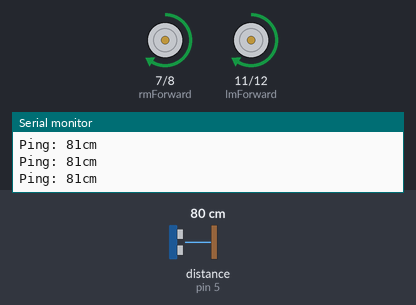
Recording of a sketch running on a simulated Arduino Uno, built with avr-gcc and run on an emulated ATmega328P. On the bench: motor-driver pin pairs drawn as motors (green arrow = first pin HIGH = forward, orange = second pin HIGH = backward, longer = more drive, scaled by the enable pin), the last lines printed to the serial monitor. The test bench sets the inputs (shaded band); at power-on: distance to the obstacle (sensor on pin 5) 80 cm. The echo pulse lasts 58.3 µs per cm.

Above: at 1.2 s.
1.3 s: distance to the obstacle (sensor on pin 5) set to 22 cm
2.8 s: distance to the obstacle (sensor on pin 5) set to 17 cm
At 3.7 s:
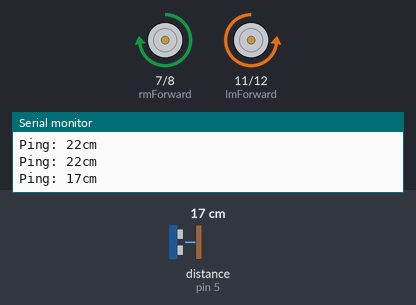
At 4.2 s:
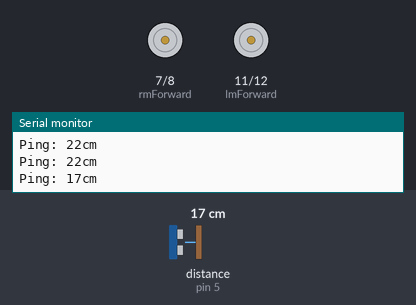
5.8 s: distance to the obstacle (sensor on pin 5) set to 35 cm
At 6.2 s:
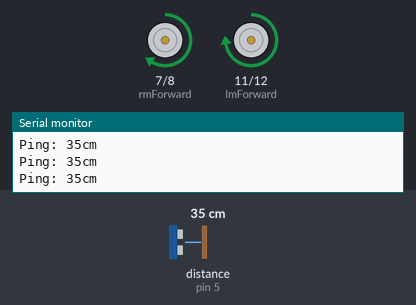
7.4 s: distance to the obstacle (sensor on pin 5) set to 2 cm
Timing chart, 0 to 11.4 s (numbered marks = the images above; inputs shaded):
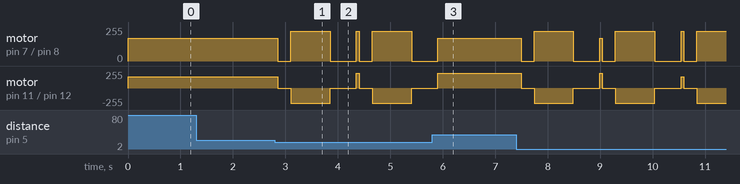

Measured:
- the behaviour switches between 21 and 20 cm on distance to the obstacle (sensor on pin 5) (found by bisection; images 0 and 1)
- after the input at 5.8 s, motor on pin 7 (rmForward) / pin 8 (rmReverse): goes on until 5.9 s, then stays forward 170/255; motor on pin 11 (lmForward) / pin 12 (lmReverse): goes on until 5.9 s, then stays forward 225/255

The sketch:

sens1.ino
```cpp
// ---------------------------------------------------------------------------
// Example NewPing library sketch that does a ping about 20 times per second.
// ---------------------------------------------------------------------------

#include <NewPing.h>

#define TRIGGER_PIN  4  // Arduino pin tied to trigger pin on the ultrasonic sensor.
#define ECHO_PIN     5  // Arduino pin tied to echo pin on the ultrasonic sensor.
#define MAX_DISTANCE 200 // Maximum distance we want to ping for (in centimeters). Maximum sensor distance is rated at 400-500cm.

NewPing sonar(TRIGGER_PIN, ECHO_PIN, MAX_DISTANCE); // NewPing setup of pins and maximum distance.

int rmForward = 7;
int rmReverse = 8;
int rmEnabled = 9;
int lmForward = 11;
int lmReverse = 12;
int lmEnabled = 10;
int pingDis = 0;
const int leftFeedback = 2;
const int rightFeedback = 3;
volatile int leftcounter = 0;
volatile int rightcounter = 0;

void forwards(bool forward){
  if (forward) {
    digitalWrite(rmForward, HIGH);
    digitalWrite(lmForward, HIGH);
    digitalWrite(lmReverse, LOW);
    digitalWrite(rmReverse, LOW);

    }
  else {
    digitalWrite(rmForward, LOW);
    digitalWrite(lmForward, LOW);
    digitalWrite(lmReverse, HIGH);
    digitalWrite(rmReverse, HIGH);

  }
    digitalWrite(rmEnabled, HIGH);
    digitalWrite(lmEnabled, HIGH);
}


void cancel(){
  digitalWrite(rmForward, LOW);
  digitalWrite(lmForward, LOW);
  digitalWrite(rmReverse, LOW);
  digitalWrite(lmReverse, LOW);
  digitalWrite(rmEnabled, LOW);
  digitalWrite(lmEnabled, LOW);
}

void speedSteering(int lSpeed, int rSpeed, bool lForward, bool rForward){
  // left motor controls
  if (lForward){
    digitalWrite(lmForward, HIGH);
    digitalWrite(lmReverse, LOW);
  }
  else
  {
    digitalWrite(lmForward, LOW);
    digitalWrite(lmReverse, HIGH);
  }
  // right motor controls
  if (rForward){
    digitalWrite(rmForward, HIGH);
    digitalWrite(rmReverse, LOW);
  }
  else
  {
    digitalWrite(rmForward, LOW);
    digitalWrite(rmReverse, HIGH);
  }

  analogWrite(rmEnabled, rSpeed);
  analogWrite(lmEnabled, lSpeed);
}

void setup() {
  Serial.begin(115200); // Open serial monitor at 115200 baud to see ping results.

  sonar.ping_cm();

  pinMode(rmForward, OUTPUT);
  pinMode(rmReverse, OUTPUT);
  pinMode(rmEnabled, OUTPUT);
  pinMode(lmForward, OUTPUT);
  pinMode(lmReverse, OUTPUT);
  pinMode(lmEnabled, OUTPUT);
  pinMode(2, INPUT);
  pinMode(3, INPUT);
}

void loop() {
  speedSteering(170, 170, true, true);
  pingDis = sonar.ping_cm();
  delay(50);                     // Wait 50ms between pings (about 20 pings/sec). 29ms should be the shortest delay between pings.
  Serial.print("Ping: ");
  Serial.print(pingDis); // Send ping, get distance in cm and print result (0 = outside set distance range)
  Serial.println("cm");


  if (pingDis > 0 and pingDis <= 20){
    cancel();
    delay(250);
    speedSteering(225, 225, false, true);
    delay(750);
    cancel();
    delay(500);
  }
}
```
